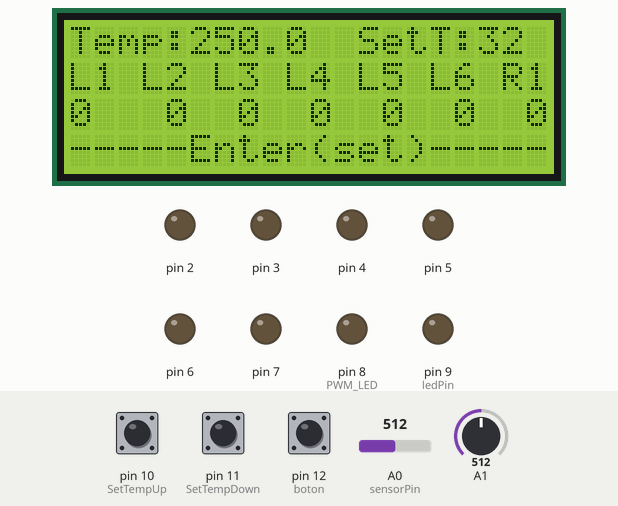
The sketch below on a simulated Arduino Uno, built with avr-gcc and run on an emulated ATmega328P. Parts: 20×4 character LCD, output pins drawn as LEDs (lit = HIGH). Inputs (shaded band) come from the test bench; at power-on: pin 12 (boton) LOW, A1 = 512, A0 (sensorPin) = 512, pin 10 (SetTempUp) LOW, pin 11 (SetTempDown) LOW.

Above: at 2.3 s.
2.4 s: pin 12 (boton) pulled HIGH for 0.45 s
At 3.3 s:
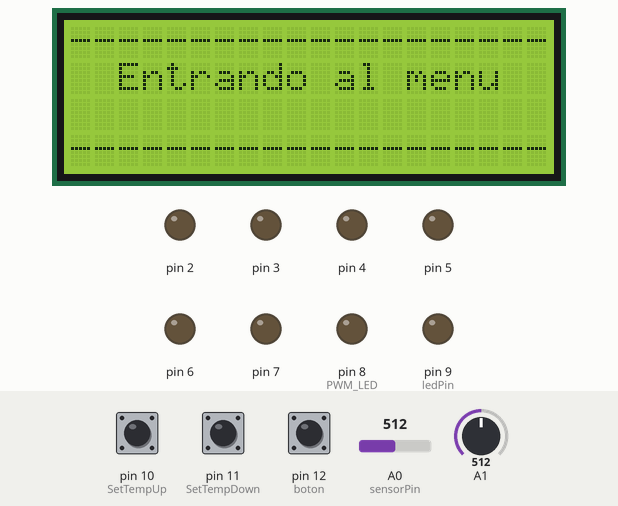
5.8 s: A1 set to 539
7.3 s: A1 set to 563
At 8.3 s:
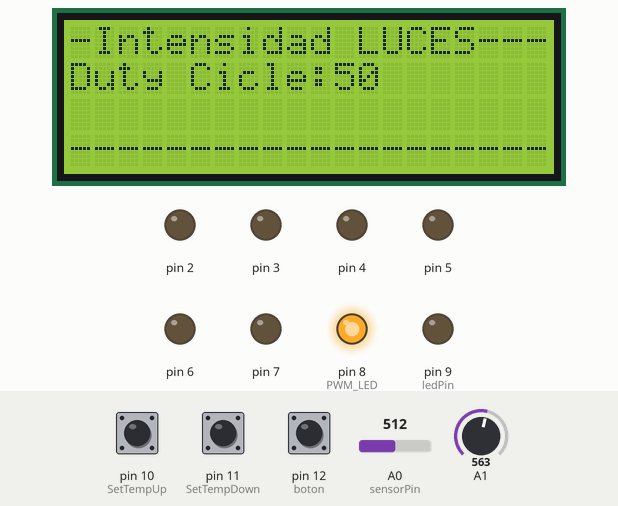
9.5 s: A1 set to 245
At 10.9 s:
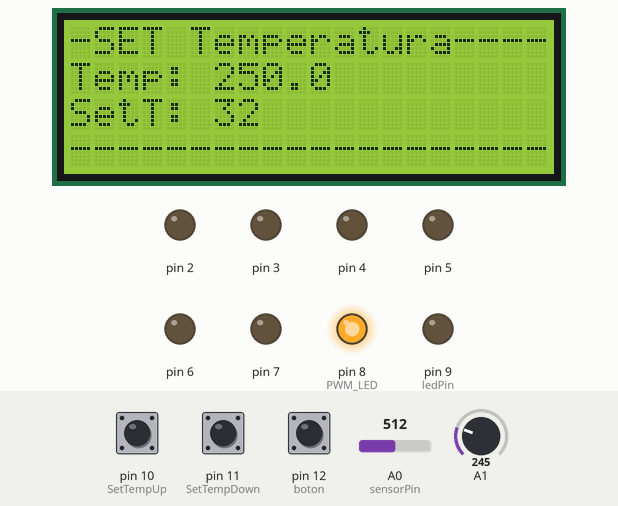
11.4 s: A0 (sensorPin) set to 73
At 13.2 s:
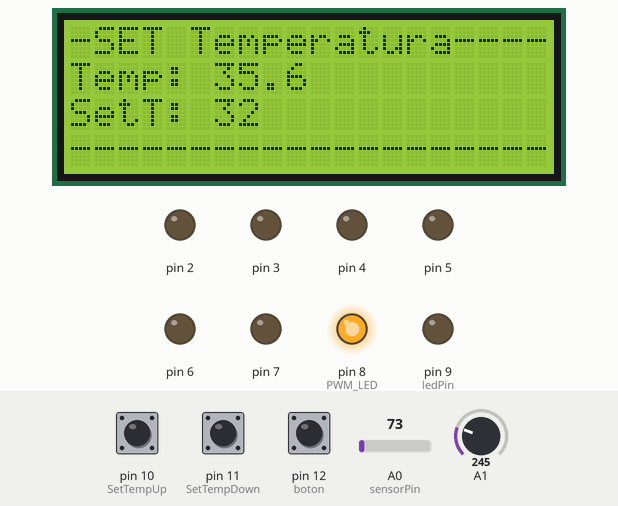
13.7 s: A0 (sensorPin) set to 62
At 15.9 s:
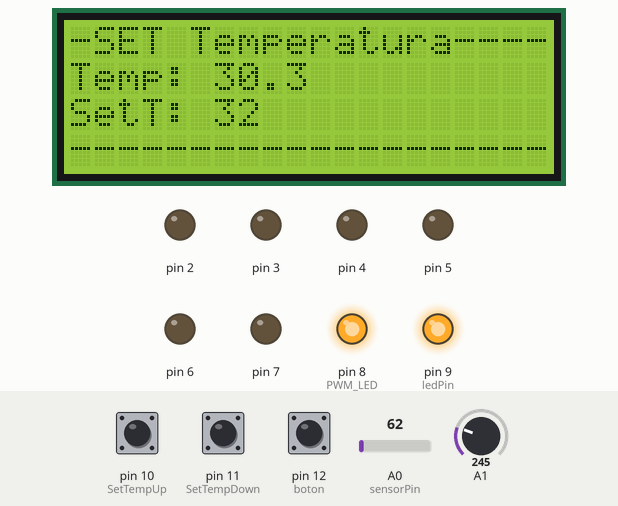
Timing chart, 0 to 17.4 s (numbered marks = the images above; inputs shaded):
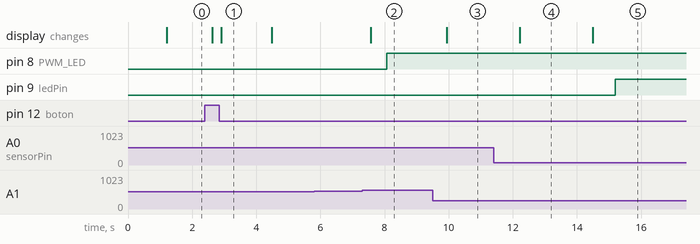

Measured:
- the behaviour switches between 555 and 556 on A1 (found by bisection; images 1 and 2)
- the behaviour switches between 66 and 65 on A0 (sensorPin) (found by bisection; images 4 and 5)
- after the input at 2.4 s, the display: first changes after 0.23 s (image 1 shows a later state)
- after the input at 7.3 s, pin 8 (PWM_LED): LOW → HIGH after 0.77 s; the display: changes after 0.27 s (image 2)
- after the input at 9.5 s, the display: changes after 0.43 s (image 3)
- after the input at 11.4 s, the display: changes after 0.82 s (image 4)
- after the input at 13.7 s, pin 9 (ledPin): LOW → HIGH after 1.5 s; the display: changes after 0.80 s (image 5)

The sketch:

LCD_I2c.ino
```cpp
#include <Wire.h>
#include <LiquidCrystal_I2C.h>
LiquidCrystal_I2C lcd(0x27,20,4);

int arriba;
int abajo;
int contador=128;     // Variable contador, inicialmente en 125
int DutyCycle;

float tempC=0;
float temp;
int mode = 0;
int L1=0;
int L2=0;
int L3=0;
int L4=0;
int L5=0;
int L6=0;
int R1=0;
const int  SetTempUp          = 10;        // pin 10 de Arduino con boton de incremento de temperatura
const int  SetTempDown        = 11;        // pin 11 de Arduino con boton de decremento de temperatura
byte boton=12;
static const byte ledPin = 9;
int PWM_LED = 8;
byte pot=A1;
static const byte sensorPin = A0; //LM35

int TemButtonCounter          = 32;       // contador de veces que se incrementa o decrementa el ajuste de temperatura (valor inicial es de 32 grados)
bool TempButtonUpState        = 0;  // estado actual del boton de incremento de temperatura
bool TempButtonDownState      = 0;  // estado actual del boton de decremento de temperatura
bool lastTempButtonUpState    = 0;  // ultimo estado (si se incremento o decremento la temperatura)
bool lastTempButtonDownState  = 0;

byte menupot,vboton,menus, menuactual,cambiomenu;

void setup()
{
  pinMode(2,OUTPUT);
  pinMode(3,OUTPUT);
  pinMode(4,OUTPUT);
  pinMode(5,OUTPUT);
  pinMode(6,OUTPUT);
  pinMode(7,OUTPUT);
  pinMode(PWM_LED,OUTPUT);
  pinMode(ledPin, OUTPUT);
  pinMode(SetTempUp, INPUT);
  pinMode(SetTempDown, INPUT);

 lcd.init();
 lcd.backlight();
 lcd.setCursor(0,0);
 lcd.print("-----Domo HOGAR-----");
 lcd.setCursor(0,1);
 lcd.print("Control digital de  ");
 lcd.setCursor(0,2);
 lcd.print(" Temp-Luz-Intensidad");
 lcd.setCursor(0,3);
 lcd.print("--------V1.1--------");
 delay(1000);
 lcd.clear();
}

void loop()
{
  temp = analogRead(sensorPin);
  temp = (5.0 * temp * 100.0)/1024.0;
  CtrlTEMP();
 lcd.setCursor(0,0);lcd.print("Temp:"); lcd.setCursor(5,0); lcd.print(temp,1);
 lcd.setCursor(12,0);lcd.print("SetT:");lcd.setCursor(17,0);lcd.print(TemButtonCounter, 1);
 lcd.setCursor(0,1);
 lcd.print("L1 L2 L3 L4 L5 L6 R1");
 lcd.setCursor(0,2);
 lcd.print(L1);
 lcd.setCursor(4,2);
 lcd.print(L2);
 lcd.setCursor(7,2);
 lcd.print(L3);
 lcd.setCursor(10,2);
 lcd.print(L4);
 lcd.setCursor(13,2);
 lcd.print(L5);
 lcd.setCursor(16,2);
 lcd.print(L6);
 lcd.setCursor(19,2);
 lcd.print(R1);
  lcd.setCursor(0,3);
  lcd.print("-----Enter(set)-----");
 delay(200);
 menu();
}

void menu()
{
  sboton();
  if (vboton==1)//Si se ha pulsado el boton entramos
  {
 lcd.setCursor(0,0);
 lcd.print("--------------------");
 lcd.setCursor(0,1);
 lcd.print("  Entrando al menu  ");
 lcd.setCursor(0,2);
 lcd.print("                    ");
 lcd.setCursor(0,3);
 lcd.print("--------------------");

      delay(1500);
      cambiomenu==1;//Para refresacar el lcd si movemos el potenciometro
      iniciomenu: //Punto de control para volver con un goto
      botpot(1,4);//creamos 3 posiciones de menu para el firo del potenciometro

      switch (menupot)

          {
            case 1: //Menu 1
                  SetTEMP();
                  cambiomenu==1;
                   break;

            case 2: //Menu 2
                    CtrlRELAY();
                    cambiomenu==1;
                    break;

            case 3: //Menu 3
                    intensidadLED();
                    cambiomenu==1;
                    break;

            case 4: //Menu 4
                    verDISPLAY();
                    cambiomenu==1;
                    break;
            }

  goto iniciomenu;
  finmenu :
  lcd.clear();
  delay(200);
  }
}
///////////////////////////////////////////////////////////
///////////////////////////////////////////////////////////
 void sboton()//Comprobar si se ha pulsado el boton
{
 vboton=0;
 vboton=digitalRead(boton);delay(100);
 if (vboton==1) {lcd.noBacklight();delay(200);lcd.backlight();menuactual=0;}
}
///////////////////////////////////////////////////////////
///////////////////////////////////////////////////////////
void botpot(byte menuini, byte menufin)//Comprobar si se ha movido el potenciometro
{
 menupot=0;byte i=0;int valpot=0;int leepot=0;
 leepot= analogRead(A1);
 while (i<5)
 {
 leepot= (leepot+ analogRead(A1));
 i++;
 }
 valpot=(leepot/5);
 menupot = map (valpot,0,1000,menuini,menufin);
 if (menupot==menuactual) {cambiomenu=0;}
 else {menuactual=menupot;cambiomenu=1;}

}
///////////////////////////////////////////////////////////
///////////////////////////////////////////////////////////
void CtrlTEMP()
{
  if (temp < TemButtonCounter)
  {
      digitalWrite(ledPin, HIGH);
      R1=1;
  }
  else
  {
      digitalWrite(ledPin, LOW);
      R1=0;
  }
}
///////////////////////////////////////////////////////////
///////////////////////////////////////////////////////////
void SetTEMP()
{
  temp = analogRead(sensorPin);
  temp = (5.0 * temp * 100.0)/1024.0;
                        lcd.clear();
                        lcd.setCursor(0,0);
                        lcd.print("-SET Temperatura----");
                        lcd.setCursor(0,1);
                        lcd.print("Temp:");
                        lcd.setCursor(6,1);
                        lcd.print(temp, 1);
                        lcd.setCursor(0,2);
                        lcd.print("SetT:");
                        lcd.setCursor(6,2);
                        lcd.print(TemButtonCounter, 1);
                        lcd.setCursor(0,3);
                        lcd.print("--------------------");
                        delay (700);
CtrlTEMP();
//lectura de pulsadores para el set de temperatura
TempButtonUpState = digitalRead(SetTempUp);     // lectura del boton de incremento de temperatura
    if (TempButtonUpState == 1)
      {
          TemButtonCounter ++;
          delay(50);
      }
TempButtonDownState = digitalRead(SetTempDown);  // lectura del boton de decremento de temperatura
      if (TempButtonDownState == 1)
      {
          TemButtonCounter--;
          delay(50);
      }
}
///////////////////////////////////////////////////////////
///////////////////////////////////////////////////////////
void CtrlRELAY()
{
 lcd.clear();
 lcd.setCursor(0,0);
 lcd.print("-Set LUCES----------");
 lcd.setCursor(0,1);
 lcd.print("L1 L2 L3 L4 L5 L6   ");
 lcd.setCursor(0,2);
 lcd.print(L1);
 lcd.setCursor(4,2);
 lcd.print(L2);
 lcd.setCursor(7,2);
 lcd.print(L3);
 lcd.setCursor(10,2);
 lcd.print(L4);
 lcd.setCursor(13,2);
 lcd.print(L5);
 lcd.setCursor(16,2);
 lcd.print(L6);
 lcd.setCursor(0,3);
 lcd.print("--------------------");

if (digitalRead(SetTempUp)== HIGH)
   {
    mode=mode+1;
    delay (400);
   }
if (digitalRead(SetTempDown)== HIGH)
   {
    mode=mode-1;
    delay (400);
    }
analogWrite(PWM_LED, contador); // Enviamos a LED8 el PWM
if (mode == 0){PORTD = B00000000;L1=0;L2=0;L3=0;L4=0;L5=0;L6=0;digitalWrite(PWM_LED, LOW);}
if (mode == 1){PORTD = B00000100;L1=1;L2=0;L3=0;L4=0;L5=0;L6=0;analogWrite(PWM_LED, contador); }
if (mode == 2){PORTD = B00001100;L1=1;L2=1;L3=0;L4=0;L5=0;L6=0;analogWrite(PWM_LED, contador); }
if (mode == 3){PORTD = B00011100;L1=1;L2=1;L3=1;L4=0;L5=0;L6=0;analogWrite(PWM_LED, contador); }
if (mode == 4){PORTD = B00111100;L1=1;L2=1;L3=1;L4=1;L5=0;L6=0;analogWrite(PWM_LED, contador); }
if (mode == 5){PORTD = B01111100;L1=1;L2=1;L3=1;L4=1;L5=1;L6=0;analogWrite(PWM_LED, contador); }
if (mode == 6){PORTD = B11111100;L1=1;L2=1;L3=1;L4=1;L5=1;L6=1;analogWrite(PWM_LED, contador); }
if (mode == 7){mode=0;}
delay(700);
}
///////////////////////////////////////////////////////////
///////////////////////////////////////////////////////////
void intensidadLED()
{
  arriba = digitalRead(SetTempUp); // Lee el contador del pin8 y se lo asigna a arriba. (Puede ser 0 o 1)
  abajo  = digitalRead(SetTempDown); // Lee el contador del pin9 y se lo asigna a abajo. (Puede ser 0 o 1)
  DutyCycle =  map(contador, 0, 255, 0, 100); // Cambiamos los 255 valores a 100.
 lcd.clear();
 lcd.setCursor(0,0);
 lcd.print("-Intensidad LUCES---");
 lcd.setCursor(0,1);
 lcd.print("Duty Cicle:");lcd.print(DutyCycle);
 lcd.setCursor(0,2);
 lcd.print("                    ");
 lcd.setCursor(0,3);
 lcd.print("--------------------");
 delay (500);
if (arriba == HIGH) {
  contador = contador + 1;
  if (contador > 255) {
  contador=255;
  }
  //enciende();
}
if (abajo == HIGH)
{
  contador = contador - 1;
  if (contador < 0)
  {
  contador=0;
  }
 //enciende();
}
analogWrite(PWM_LED, contador); // Enviamos a LED8 el PWM
delay(20);
}
///////////////////////////////////////////////////////////
///////////////////////////////////////////////////////////
void verDISPLAY()
{
 temp = analogRead(sensorPin);
  temp = (5.0 * temp * 100.0)/1024.0;
  CtrlTEMP();
 lcd.clear();
 lcd.setCursor(0,0);lcd.print("Temp:"); lcd.setCursor(5,0); lcd.print(temp,1);
 lcd.setCursor(12,0);lcd.print("SetT:");lcd.setCursor(17,0);lcd.print(TemButtonCounter, 1);
 lcd.setCursor(0,1);
 lcd.print("L1 L2 L3 L4 L5 L6 R1");
 lcd.setCursor(0,2);
 lcd.print(L1);
 lcd.setCursor(4,2);
 lcd.print(L2);
 lcd.setCursor(7,2);
 lcd.print(L3);
 lcd.setCursor(10,2);
 lcd.print(L4);
 lcd.setCursor(13,2);
 lcd.print(L5);
 lcd.setCursor(16,2);
 lcd.print(L6);
 lcd.setCursor(19,2);
 lcd.print(R1);
 lcd.setCursor(0,3);
 lcd.print("Intensidad LUZ:");lcd.print(DutyCycle);
 delay (1000);
}
```
